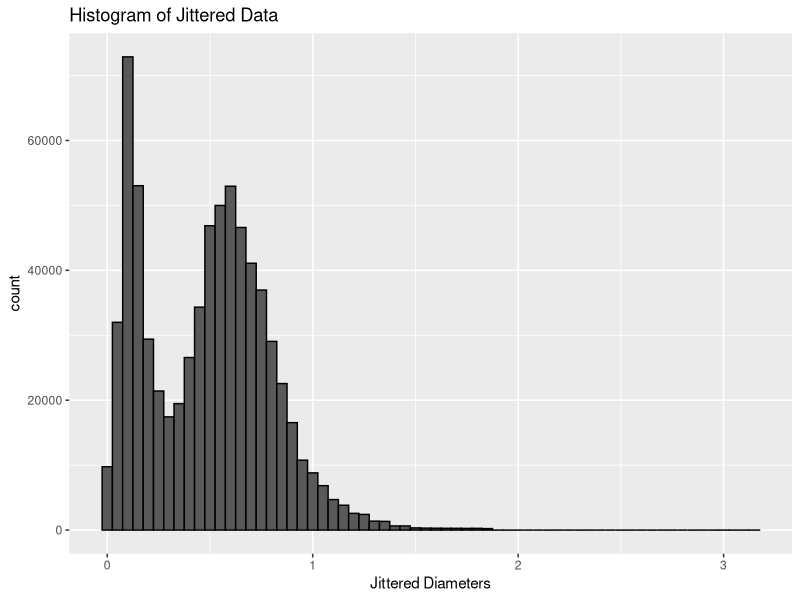
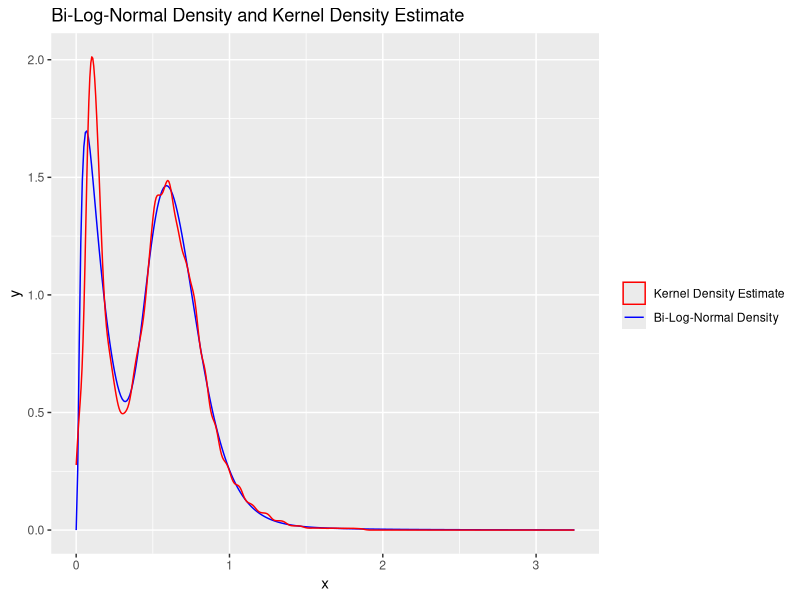
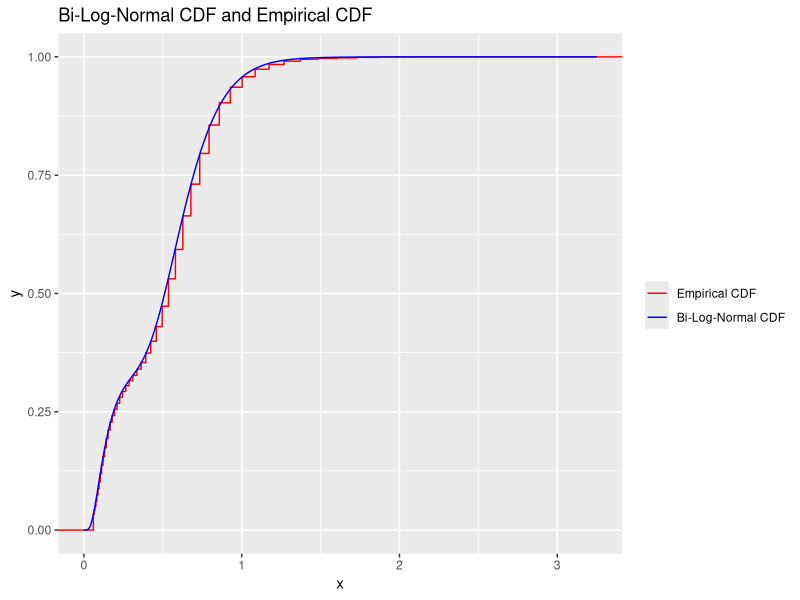

The R script that drew these images, in order:
## ---- chunk 1
knitr::opts_chunk$set(echo = FALSE)
## ---- chunk 2
library("ggplot2")
library("knitr")
set.seed(1) # set a seed for reproducibility
data = read.csv(file = "1_snow_particles.csv")
num_inbin = rep(0, length(data$X)) # store the number of datapoints in each bin here
num_part = data$particles.detected[1] # number of total datapoints
for (i in 1:length(data$X)) {
  num_inbin[i] = round(data$retained....[i] / 100 * num_part) #rounded number of data in the i-th bin, need to jitter the data in the next step
}
# jittering the data
n = sum(num_inbin) #cnumber of data points
counter = 0
jittered_data = rep(0, n) 
data$endpoint[52] = 3.25 # s.t. all the bins are of comparable size
for (i in 1:length(num_inbin)) {
  interval_length = data$endpoint[i] - data$startpoint[i]
  for(j in 1:num_inbin[i]) {
    jittered_data[j + counter] = data$startpoint[i] + 
      runif(1, min = 0, max = interval_length)
  }
  counter = counter + num_inbin[i]
}
ggplot(data.frame(jittered_data), aes(x = jittered_data)) + 
  geom_histogram(color="black", binwidth = 0.05) + 
  labs(title = "Histogram of Jittered Data", x = "Jittered Diameters")
#hist(jittered_data, breaks=1000)
## ---- chunk 3
# function to sample rom a bi-log-normal distribution
rbilnorm <- function(N, mu1, mu2, sigma1, sigma2, tau){
  ind <- I(runif(N) > tau)
  X <- rep(0,N)
  X[ind] <- rlnorm(sum(ind), mu1, sigma1)
  X[!ind] <- rlnorm(sum(!ind), mu2, sigma2)
  return(X)
}

# pdf for the bi-log-mormal distribution
dbilnorm <- function(x, mu1, mu2, sigma1, sigma2, tau){
  y <- (1-tau)*dlnorm(x, mu1, sigma1) + tau * dlnorm(x, mu2, sigma2)
  return(y)
}

# EM algorithm for the bi-log-normal model
EM = function(x, mu1, mu2, sigma1, sigma2, tau) {
  n = length(x)
  lold = 0
  lnew = 10
  while (abs(lold-lnew) > 10^-2) {
    #calculate log likelihood for convergence criteria
    lold = sum(log((1 - tau)*dlnorm(x, mean = mu1, sd = sigma1) + tau * dlnorm(x, mean = mu2, sd = sigma2)))
    p = dlnorm(x, mean = mu2, sd = sigma2) * tau / dbilnorm(x, mu1, mu2, sigma1, sigma2, tau)
    #update the parameters according to ML estimates
    tau = 1/n * sum(p)
    mu1 = sum(log(x) * (1 - p)) / sum(1 - p)
    mu2 = sum(log(x) * p) / sum(p)
    sigma1 = sqrt(sum((1 - p) * ((log(x) - mu1)^2)) / sum(1 - p))
    sigma2 = sqrt(sum(p * ((log(x) - mu2)^2)) / sum(p))
    #calculate log likelihood for convergence criteria
    lnew = sum(log((1 - tau)*dlnorm(x, mean = mu1, sd = sigma1) + tau * dlnorm(x, mean = mu2, sd = sigma2)))
  }
  return(c(mu1, mu2, sigma1, sigma2, tau))
}

# set the starting values by looking at the histogram of the jittered data
mu1 <- -3
mu2 <- -0.5
sigma1 <- 0.3
sigma2 <- 0.4
tau <- 0.7
estim = EM(jittered_data, mu1, mu2, sigma1, sigma2, tau)
#plot the kernel density estimator and bi-log-normal density
grid = seq(from = 0, to = 3.25, by = 0.01)
pdf_est = dbilnorm(grid, estim[1], estim[2], estim[3], estim[4], estim[5])
ggplot() + 
  geom_line(aes(x = grid, y = pdf_est, color = "Bi-Log-Normal Density")) + 
  geom_density(aes(x = jittered_data, color = "Kernel Density Estimate"),
               kernel = "gaussian") + 
  labs(title = "Bi-Log-Normal Density and Kernel Density Estimate", x = "x", y = "y") + 
  scale_color_manual(name = "",
                     breaks=c('Kernel Density Estimate', 'Bi-Log-Normal Density'),
                     values=c('Kernel Density Estimate'='red',
                              'Bi-Log-Normal Density'='blue'))
## ---- chunk 4
# function calculating the cdf of a bilognornal distribution<
cdfbilognorm = function(x, mu1, mu2, sigma1, sigma2, tau) {
  y <- (1 - tau) * plnorm(x, mu1, sigma1) + tau * plnorm(x, mu2, sigma2)
  return(y)
}

# function calculating the negative log likelihood of the binned data (which we want to minimize)
negloglikelihood = function(par, data, num_inbin) {
  logli = 0 # start at 0 and sum op at each datapoint
  mu1 = par[1]
  mu2 = par[2]
  sigma1 = par[3]
  sigma2 = par[4]
  tau = par[5]
  for (i in 1:length(data$X)) {
    logli = logli + (num_inbin[i]) * log((cdfbilognorm(data$endpoint[i], mu1, mu2, sigma1, sigma2, tau) - 
                       cdfbilognorm(data$startpoint[i], mu1, mu2, sigma1, sigma2, tau)))
  }
  return(-logli) #return the negative log likelihood
}

out = optim(par = estim, fn = negloglikelihood, method = "Nelder-Mead", data = data,
            num_inbin = num_inbin)
estim_opt = as.numeric(unlist(out[1]))
mu1_opt = estim_opt[1]
mu2_opt = estim_opt[2]
sigma1_opt = estim_opt[3]
sigma2_opt = estim_opt[4]
tau_opt = estim_opt[5]
## ---- chunk 5
df_table = data.frame(
  Name = c("$\\mu_1$", "$\\mu_2$", "$\\sigma_1$", "$\\sigma_2$", "$\\tau$"),
  Value = estim_opt
)
kable(df_table, caption = "Parameter estimates obtained by optimizing the binned log likelihood using the results of the EM algorithm on the jittered data as starting point.", digits = 3)
## ---- chunk 6
n_bootstrap = 100 # number of bootstrap samples
ndata_boot = 500 # number of data in bootstrap sample
bootstrap_data = matrix(nrow = ndata_boot, ncol = n_bootstrap) 
for (i in 1:n_bootstrap) {
  bootstrap_data[, i] = rbilnorm(ndata_boot, mu1_opt, mu2_opt, sigma1_opt, sigma2_opt, tau_opt)
}
#bin the bootstrap data
binned_bootstrap_data = matrix(nrow = length(data$X), ncol = n_bootstrap)
for (i in 1:n_bootstrap) {
  for (j in 1:length(data$X)) {
    counter = 0
    for (k in 1:ndata_boot) {
      if (data$startpoint[j] <= bootstrap_data[k, i] && data$endpoint[j] > bootstrap_data[k, i]) {
        counter = counter + 1
      }
    }
    binned_bootstrap_data[j, i] = counter # number of data points in j-th bin
  }
}

# jitter the binned bootstrap samples
jittered_boot_data = matrix(nrow = ndata_boot, ncol = n_bootstrap)
for (k in 1:n_bootstrap) {
  counter = 0
  for (i in 1:length(data$X)) {
    interval_length = data$endpoint[i] - data$startpoint[i]
    for(j in 1:binned_bootstrap_data[i, k]) {
      if (binned_bootstrap_data[i, k] == 0) {
        next
      }
      jittered_boot_data[j + counter, k] = data$startpoint[i] + 
        runif(1, min = 0, max = interval_length)
    }
    counter = counter + binned_bootstrap_data[i, k]
  }
}

#estimate the parameters for each bootstrap sample
estim_boot = matrix(nrow = 5, ncol = n_bootstrap)
for (i in 1:n_bootstrap) {
  estim_boot[, i] = EM(jittered_boot_data[, i], mu1, mu2, sigma1, sigma2, tau)
}

#use optimizetion as before for the binned bootstrap data
estim_boot_opt = matrix(nrow = 5, ncol = n_bootstrap)
for (i in 1:n_bootstrap) {
  out = optim(par = estim_boot[, i], fn = negloglikelihood, method="Nelder-Mead",
              data = data, num_inbin = binned_bootstrap_data[, i])
  estim_boot_opt[, i] = as.numeric(unlist(out[1]))
}
 
#Calculate the kolmogorov smirnoff statisitc
#To calculate it we create data in such a way to create ecdf for binned data
#That means we will put each datapoint at the end of its bin
counter = 0
ecdf_data = rep(0, n)
for (i in 1:length(num_inbin)) {
  for(j in 1:num_inbin[i]) {
    if (num_inbin[i] == 0) {
      next
    }
    ecdf_data[j + counter] = data$endpoint[i]
  }
  counter = counter + num_inbin[i]
}
ecdf_binned = ecdf(ecdf_data) #now calculate ecdf using the prepared data
grid = seq(from = 0, to = 3.25, by = 0.01) #grid to compare distribution functions on (for KS statistic)
kol_smir = 0 
for (i in 1:length(grid)) {
  a = abs(ecdf_binned(grid[i]) - 
            cdfbilognorm(grid[i], mu1_opt, mu2_opt, sigma1_opt, sigma2_opt, tau_opt))
  if (a > kol_smir) {
    kol_smir = a
  }
}

#calculate T_b^* (similar to KS statistic)
T_b = rep(0, n_bootstrap)
for (k in 1:n_bootstrap) {
  counter = 0
  ecdf_boot_data = rep(0, ndata_boot)
  for (i in 1:length(data$X)) {
    for(j in 1:binned_bootstrap_data[i, k]) {
      if (binned_bootstrap_data[i, k] == 0) {
        next
      }
      ecdf_boot_data[j + counter] = data$endpoint[i] 
    }
    counter = counter + binned_bootstrap_data[i, k]
  }
  ecdf_boot = ecdf(ecdf_boot_data)
  for (j in 1:length(grid)) {
    a = abs(ecdf_boot(grid[j]) - 
              cdfbilognorm(grid[j], estim_boot_opt[1, k], estim_boot_opt[2, k], 
                           estim_boot_opt[3, k], estim_boot_opt[4, k], estim_boot_opt[5, k]))
    if (a > T_b[k]) {
      T_b[k] = a
    }
  }
}

#calculate the estimated p value
a = 0
for (k in 1:n_bootstrap) {
  if (T_b[k] > kol_smir) {
    a = a + 1
  }
}
p = 1 / (n_bootstrap + 1) * (a + 1)
print(p)
## ---- chunk 7
ecdf_param = cdfbilognorm(grid, mu1_opt, mu2_opt, sigma1_opt, sigma2_opt, tau_opt)
ggplot() + 
  stat_ecdf(aes(x = ecdf_data, color = "Empirical CDF")) + 
  geom_line(aes(x = grid, y = ecdf_param, color = "Bi-Log-Normal CDF")) + 
  scale_color_manual(name = "",
                     breaks=c('Empirical CDF', 'Bi-Log-Normal CDF'),
                     values=c('Empirical CDF'='red', 'Bi-Log-Normal CDF'='blue')) + 
  labs(x = "x", y = "y", title = "Bi-Log-Normal CDF and Empirical CDF")
